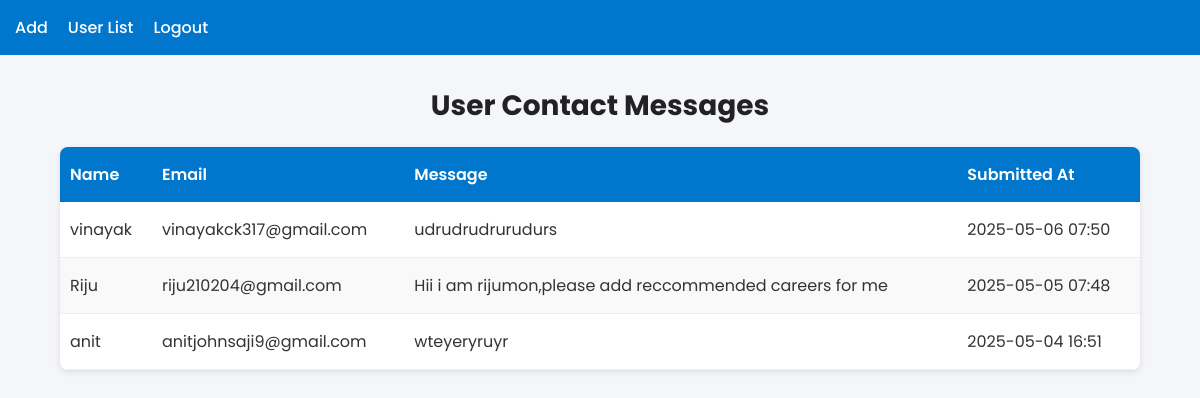
/message_list/, run on an earlier commit of the app's database.
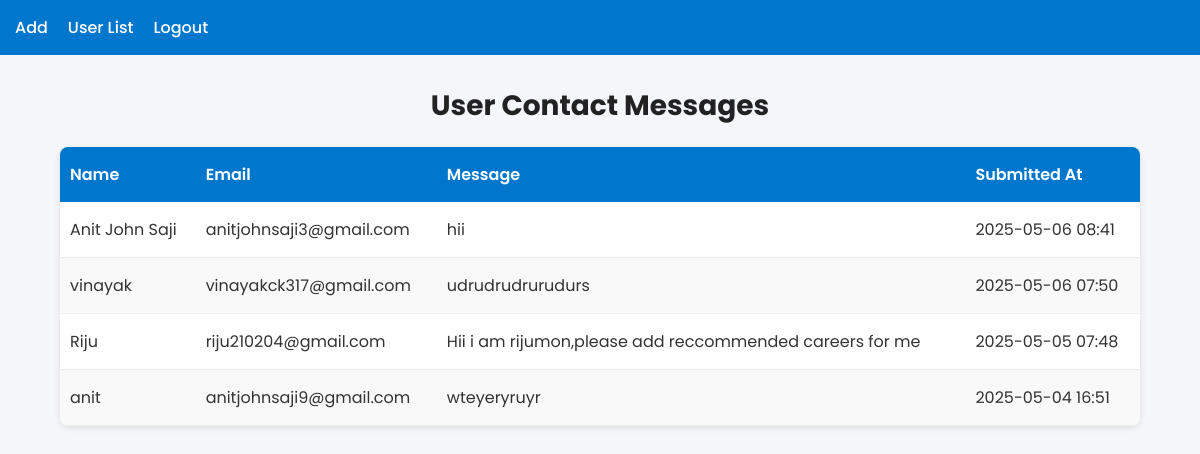
And on a later commit of the database.
### project_app/models.py (models this page shows, shortened)
class ContactMessage(models.Model):
    name = models.CharField(max_length=100)
    email = models.EmailField()
    message = models.TextField()
    submitted_at = models.DateTimeField(auto_now_add=True)

### project_app/views.py (the view)
# urls.py: path('message_list/', views.message_list, name='message_list'),
def message_list(request):
    messages = ContactMessage.objects.all().order_by('-submitted_at')  # newest first
    return render(request, 'message.html', {'messages': messages})

### templates/message.html (shortened to what this page needs)
{% load static %}
<!DOCTYPE html>
<html lang="en">
<head>
    <link rel="stylesheet" href="{% static 'css/admin/message.css' %}">
</head>
<body>
 <nav>
    <a href="{% url 'add' %}">Add </a>
    <a href="{% url 'userlist' %}">User List</a>
    <a href="{% url 'logout' %}">Logout</a>
 </nav>
    <h1>User Contact Messages</h1>
    <table>
        <thead>
            <tr>
                <th>Name</th>
                <th>Email</th>
                <th>Message</th>
                <th>Submitted At</th>
            </tr>
        </thead>
        <tbody>
            {% for msg in messages %}
            <tr>
                <td data-label="Name">{{ msg.name }}</td>
                <td data-label="Email">{{ msg.email }}</td>
                <td data-label="Message">{{ msg.message }}</td>
                <td data-label="Submitted At">{{ msg.submitted_at|date:"Y-m-d H:i" }}</td>
            </tr>
            {% empty %}
            <tr><td colspan="4">No messages found.</td></tr>
            {% endfor %}
        </tbody>
    </table>
</body>
</html>

What changed in the data, as far as the page shows it:
added ContactMessage: name "Anit John Saji", email "anitjohnsaji3@gmail.com", message "hii", submitted_at "2025-05-06 08:41"
